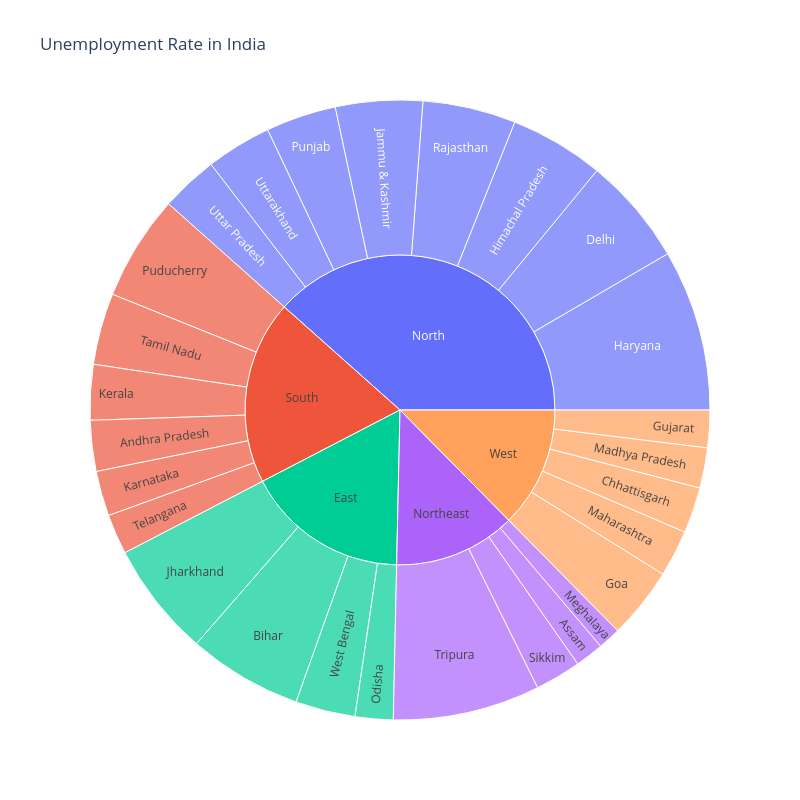

The code cell stored with this chart in its notebook:
### Code cell
#Now let’s create a dashboard to analyze the unemployment rate of each Indian state by region. For this, we’ll use a sunburst plot:

unemploment = data[["States", "Region", "Estimated Unemployment Rate"]]
figure = px.sunburst(unemploment, path=["Region", "States"], 
                     values="Estimated Unemployment Rate", 
                     width=800, height=800, color_continuous_scale="RdY1Gn", 
                     title="Unemployment Rate in India")
figure.show()

### Figure 1 — Plotly figure (JSON) as saved in the notebook; plotly's stock layout.template omitted (floating-point values rounded to 4 significant figures)
{"data": [{"branchvalues": "total", "domain": {"x": [0, 1], "y": [0, 1]}, "hovertemplate": "labels=%{label}<br>Estimated Unemployment Rate=%{value}<br>parent=%{parent}<br>id=%{id}<extra></extra>", "ids": ["South/Andhra Pradesh", "Northeast/Assam", "East/Bihar", "West/Chhattisgarh", "North/Delhi", "West/Goa", "West/Gujarat", "North/Haryana", "North/Himachal Pradesh", "North/Jammu & Kashmir", "East/Jharkhand", "South/Karnataka", "South/Kerala", "West/Madhya Pradesh", "West/Maharashtra", "Northeast/Meghalaya", "East/Odisha", "South/Puducherry", "North/Punjab", "North/Rajasthan", "Northeast/Sikkim", "South/Tamil Nadu", "South/Telangana", "Northeast/Tripura", "North/Uttar Pradesh", "North/Uttarakhand", "East/West Bengal", "East", "North", "Northeast", "South", "West"], "labels": ["Andhra Pradesh", "Assam", "Bihar", "Chhattisgarh", "Delhi", "Goa", "Gujarat", "Haryana", "Himachal Pradesh", "Jammu & Kashmir", "Jharkhand", "Karnataka", "Kerala", "Madhya Pradesh", "Maharashtra", "Meghalaya", "Odisha", "Puducherry", "Punjab", "Rajasthan", "Sikkim", "Tamil Nadu", "Telangana", "Tripura", "Uttar Pradesh", "Uttarakhand", "West Bengal", "East", "North", "Northeast", "South", "West"], "name": "", "parents": ["South", "Northeast", "East", "West", "North", "West", "West", "North", "North", "North", "East", "South", "South", "West", "West", "Northeast", "East", "South", "North", "North", "Northeast", "South", "South", "Northeast", "North", "North", "East", "", "", "", "", ""], "type": "sunburst", "values": [86.64, 48.56, 194.7, 78.19, 184.1, 121.7, 63.76, 274.8, 160.7, 148.3, 195.4, 76.68, 94.34, 68.54, 79.79, 38.66, 64.62, 179.4, 119.8, 158.7, 78.34, 121.9, 68.33, 250.6, 97.37, 111.6, 101.9, 556.6, 1255.0, 416.1, 627.3, 411.9]}], "layout": {"height": 800, "legend": {"tracegroupgap": 0}, "title": {"text": "Unemployment Rate in India"}, "width": 800}}
